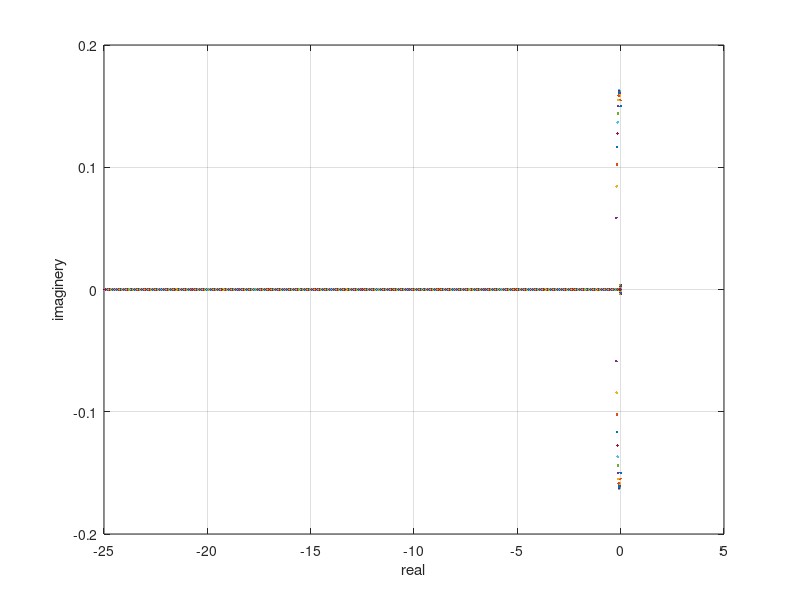

Recreate this plot in MATLAB.
Ix = 1000;
Iz = Ix;
h = 150;

nutation_f = h/(Ix*Iz)^0.5;
omega_0 = 0.727*(10e-4);
%disp(nutation_f);
%disp(omega_0);
disp(['     Nutation Frequency / Omega_0 =', num2str(nutation_f/omega_0)]);
% h = k (pitch angular momentum) = k(Iy*omega_0);
% for geostationarity of the satellite oemga_0 is nearly 7.2711e-5

tau = 25;
alpha_d = 10;

nr3 = tau*Ix;
nr2 = (tau*h*tand(alpha_d) + Ix);
nr1 = (tau*omega_0*h + h*tand(alpha_d));
nr0 = omega_0*h;
nr = [nr3 nr2 nr1 nr0];

dr4 = Ix*Iz;
dr3 = 0;
dr2 = Ix*Iz*(omega_0^2) + h*h;
dr1 = 0;
dr0 = h^2 * omega_0^2;
dr = [dr4 dr3 dr2 dr1 dr0];


% realistic K
% 1 + K.H(s) where H(s) = a(s)/b(s) --> b(s) + K.a(s) = 0
K = 0:1:1000;
n = length(K);
p = zeros([4 n]);
for i = 1:n
    ch_eq = [dr4 (dr3+K(i)*nr3) (dr2+K(i)*nr2) (dr1+K(i)*nr1) (dr0+K(i)*nr0)];
    p(:,i) = roots(ch_eq);
end
plot(real(p), imag(p), '.'),grid
xlabel('real');
ylabel('imaginery');


%rlocus(nr,dr),grid